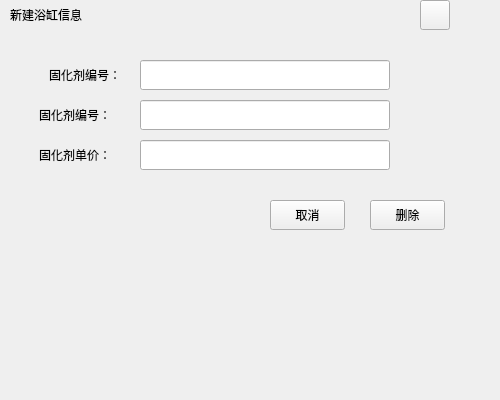
<?xml version="1.0" encoding="UTF-8"?>
<ui version="4.0">
 <class>CuringDele</class>
 <widget class="QWidget" name="CuringDele">
  <property name="geometry">
   <rect>
    <x>0</x>
    <y>0</y>
    <width>500</width>
    <height>400</height>
   </rect>
  </property>
  <property name="windowTitle">
   <string>Form</string>
  </property>
  <widget class="QLineEdit" name="CurAgeID">
   <property name="geometry">
    <rect>
     <x>140</x>
     <y>60</y>
     <width>250</width>
     <height>30</height>
    </rect>
   </property>
  </widget>
  <widget class="QLabel" name="label">
   <property name="geometry">
    <rect>
     <x>10</x>
     <y>0</y>
     <width>151</width>
     <height>30</height>
    </rect>
   </property>
   <property name="text">
    <string>新建浴缸信息</string>
   </property>
  </widget>
  <widget class="QLineEdit" name="CurAgePrice">
   <property name="geometry">
    <rect>
     <x>140</x>
     <y>140</y>
     <width>250</width>
     <height>30</height>
    </rect>
   </property>
  </widget>
  <widget class="QLabel" name="UserLab_2">
   <property name="geometry">
    <rect>
     <x>39</x>
     <y>140</y>
     <width>101</width>
     <height>30</height>
    </rect>
   </property>
   <property name="text">
    <string>固化剂单价：</string>
   </property>
  </widget>
  <widget class="QPushButton" name="DeleBtn">
   <property name="geometry">
    <rect>
     <x>370</x>
     <y>200</y>
     <width>75</width>
     <height>30</height>
    </rect>
   </property>
   <property name="text">
    <string>删除</string>
   </property>
  </widget>
  <widget class="QLineEdit" name="CurAgeName">
   <property name="geometry">
    <rect>
     <x>140</x>
     <y>100</y>
     <width>250</width>
     <height>30</height>
    </rect>
   </property>
  </widget>
  <widget class="QLabel" name="UserLab_3">
   <property name="geometry">
    <rect>
     <x>49</x>
     <y>60</y>
     <width>91</width>
     <height>30</height>
    </rect>
   </property>
   <property name="text">
    <string>固化剂编号：</string>
   </property>
  </widget>
  <widget class="QPushButton" name="CancleBtn">
   <property name="geometry">
    <rect>
     <x>270</x>
     <y>200</y>
     <width>75</width>
     <height>30</height>
    </rect>
   </property>
   <property name="text">
    <string>取消</string>
   </property>
  </widget>
  <widget class="QPushButton" name="CloseBtn">
   <property name="geometry">
    <rect>
     <x>420</x>
     <y>0</y>
     <width>30</width>
     <height>30</height>
    </rect>
   </property>
   <property name="text">
    <string/>
   </property>
  </widget>
  <widget class="QLabel" name="TitleLab">
   <property name="geometry">
    <rect>
     <x>0</x>
     <y>10</y>
     <width>461</width>
     <height>31</height>
    </rect>
   </property>
   <property name="text">
    <string/>
   </property>
  </widget>
  <widget class="QLabel" name="UserLab_1">
   <property name="geometry">
    <rect>
     <x>39</x>
     <y>100</y>
     <width>101</width>
     <height>30</height>
    </rect>
   </property>
   <property name="text">
    <string>固化剂编号：</string>
   </property>
  </widget>
  <widget class="QLabel" name="InerLab">
   <property name="geometry">
    <rect>
     <x>50</x>
     <y>80</y>
     <width>401</width>
     <height>231</height>
    </rect>
   </property>
   <property name="styleSheet">
    <string notr="true"/>
   </property>
   <property name="text">
    <string/>
   </property>
  </widget>
  <zorder>InerLab</zorder>
  <zorder>TitleLab</zorder>
  <zorder>CurAgeID</zorder>
  <zorder>label</zorder>
  <zorder>CurAgePrice</zorder>
  <zorder>UserLab_2</zorder>
  <zorder>DeleBtn</zorder>
  <zorder>CurAgeName</zorder>
  <zorder>UserLab_3</zorder>
  <zorder>CancleBtn</zorder>
  <zorder>CloseBtn</zorder>
  <zorder>UserLab_1</zorder>
 </widget>
 <resources/>
 <connections/>
</ui>
